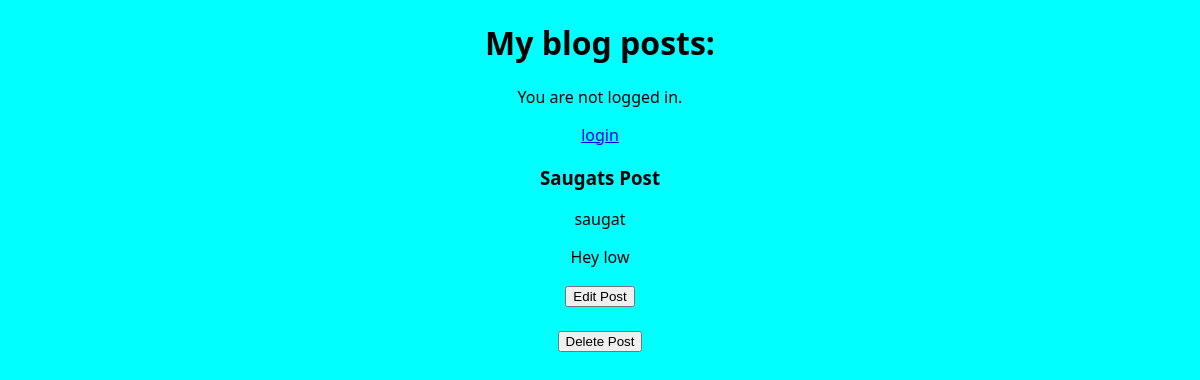
Page /article/8/ on the committed database.
### blog/models.py (models this page shows, shortened)
class Article(models.Model):
    title = models.CharField(max_length=200)
    author = models.ForeignKey(
        'auth.User',
        on_delete = models.CASCADE
    )
    text = models.TextField()

### blog/views.py (the view)
# urls.py: path('article/<int:pk>/', ArticleDetailView.as_view(), name='detail'),
class ArticleDetailView(DetailView):
    model = models.Article
    template_name = 'detail.html'

### templates/detail.html
{% extends 'base.html' %}
{% block content %}
<h3>
    {{ article.title}}
</h3>
<p class='author'>
    {{ article.author}}
</p>
<p>
    {{ article.text}}
</p>
<form action="{% url 'post_edit' article.pk %}">
    <button type="submit">Edit Post</button>
</form>
<br>
<form action="{% url 'post_delete' article.pk %}">
    <button type="submit">Delete Post</button>
</form>
{% endblock content%}

### static/css/style.css (style rules this page uses)
body { background-color: aqua; text-align: center; font-family: 'Segoe UI', Tahoma, Geneva, Verdana, sans-serif; }

### rows in the picture
Article: title "Saugats Post", author "saugat", text "Hey low"
